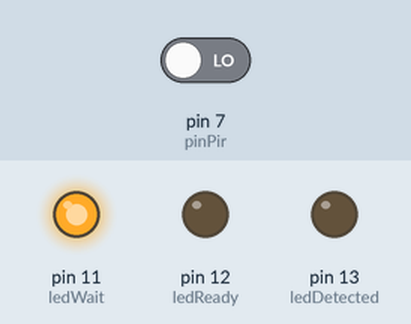
Simulated run of this sketch. Board: Arduino Uno, built with avr-gcc and run on an emulated ATmega328P. Shown: output pins drawn as LEDs (lit = HIGH). The inputs (shaded band) are chosen by the test bench; at power-on: pin 7 (pinPir) LOW.

Above: at 0.1 s.
At 60.1 s:
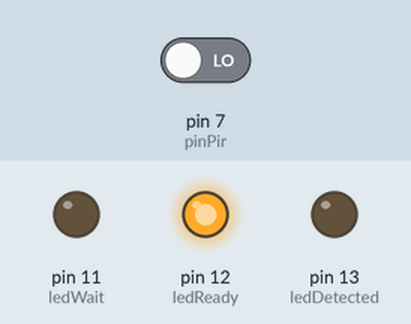
Timing chart, 0 to 61.6 s (numbered marks = the images above):
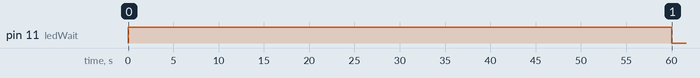

The sketch:

HC-SR501_motion_sensor.ino
```cpp
int ledDetected = 13;
int ledReady = 12;
int ledWait = 11;

int pinPir = 7;

int motionDetected = 0;

int pirValue;

void setup() {
  pinMode(ledDetected, OUTPUT);
  pinMode(ledReady, OUTPUT);
  pinMode(ledWait, OUTPUT);

  pinMode(pinPir, INPUT);

  digitalWrite(ledDetected, LOW);
  digitalWrite(ledReady, LOW);
  digitalWrite(ledWait, HIGH);

  delay(60000);

  digitalWrite(ledReady, HIGH);
  digitalWrite(ledWait, LOW);
}

void loop() {
  pirValue = digitalRead(pinPir);

  if (pirValue == 1) {
    digitalWrite(ledDetected, HIGH);
    motionDetected = 1;

    delay(3000);
  } else {
    digitalWrite(ledDetected, LOW);
  }

  if (motionDetected == 1) {
    digitalWrite(ledDetected, LOW);
    digitalWrite(ledReady, LOW);
    digitalWrite(ledWait, HIGH);

    delay(6000);

    digitalWrite(ledReady, HIGH);
    digitalWrite(ledWait, LOW);

    motionDetected = 0;
  }
}
```
